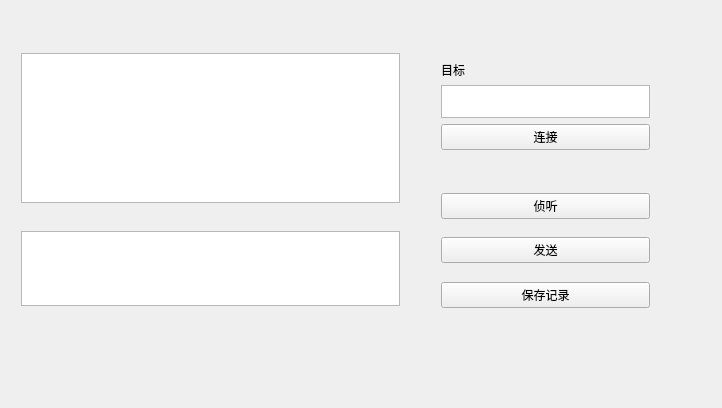
<?xml version="1.0" encoding="UTF-8"?>
<ui version="4.0">
 <class>Widget</class>
 <widget class="QWidget" name="Widget">
  <property name="geometry">
   <rect>
    <x>0</x>
    <y>0</y>
    <width>722</width>
    <height>408</height>
   </rect>
  </property>
  <property name="minimumSize">
   <size>
    <width>0</width>
    <height>0</height>
   </size>
  </property>
  <property name="maximumSize">
   <size>
    <width>16777215</width>
    <height>16777215</height>
   </size>
  </property>
  <property name="windowTitle">
   <string>Widget</string>
  </property>
  <widget class="QWidget" name="verticalLayoutWidget">
   <property name="geometry">
    <rect>
     <x>10</x>
     <y>20</y>
     <width>401</width>
     <height>321</height>
    </rect>
   </property>
   <layout class="QVBoxLayout" name="verticalLayout">
    <item>
     <widget class="QTextEdit" name="receive_message">
      <property name="maximumSize">
       <size>
        <width>400</width>
        <height>150</height>
       </size>
      </property>
     </widget>
    </item>
    <item>
     <widget class="QTextEdit" name="send_message">
      <property name="maximumSize">
       <size>
        <width>400</width>
        <height>75</height>
       </size>
      </property>
     </widget>
    </item>
   </layout>
  </widget>
  <widget class="QWidget" name="widget" native="true">
   <property name="geometry">
    <rect>
     <x>430</x>
     <y>170</y>
     <width>231</width>
     <height>161</height>
    </rect>
   </property>
   <layout class="QVBoxLayout" name="verticalLayout_2">
    <item>
     <spacer name="verticalSpacer_2">
      <property name="orientation">
       <enum>Qt::Vertical</enum>
      </property>
      <property name="sizeHint" stdset="0">
       <size>
        <width>20</width>
        <height>40</height>
       </size>
      </property>
     </spacer>
    </item>
    <item>
     <widget class="QPushButton" name="listen">
      <property name="text">
       <string>侦听</string>
      </property>
     </widget>
    </item>
    <item>
     <spacer name="verticalSpacer">
      <property name="orientation">
       <enum>Qt::Vertical</enum>
      </property>
      <property name="sizeHint" stdset="0">
       <size>
        <width>20</width>
        <height>40</height>
       </size>
      </property>
     </spacer>
    </item>
    <item>
     <widget class="QPushButton" name="send">
      <property name="text">
       <string>发送</string>
      </property>
     </widget>
    </item>
    <item>
     <spacer name="verticalSpacer_3">
      <property name="orientation">
       <enum>Qt::Vertical</enum>
      </property>
      <property name="sizeHint" stdset="0">
       <size>
        <width>20</width>
        <height>40</height>
       </size>
      </property>
     </spacer>
    </item>
    <item>
     <widget class="QPushButton" name="save">
      <property name="text">
       <string>保存记录</string>
      </property>
     </widget>
    </item>
    <item>
     <spacer name="verticalSpacer_4">
      <property name="orientation">
       <enum>Qt::Vertical</enum>
      </property>
      <property name="sizeHint" stdset="0">
       <size>
        <width>20</width>
        <height>40</height>
       </size>
      </property>
     </spacer>
    </item>
   </layout>
  </widget>
  <widget class="QWidget" name="widget_2" native="true">
   <property name="geometry">
    <rect>
     <x>430</x>
     <y>50</y>
     <width>231</width>
     <height>111</height>
    </rect>
   </property>
   <layout class="QVBoxLayout" name="verticalLayout_3">
    <item>
     <widget class="QLabel" name="label">
      <property name="text">
       <string>目标</string>
      </property>
     </widget>
    </item>
    <item>
     <widget class="QTextEdit" name="input_ip"/>
    </item>
    <item>
     <widget class="QPushButton" name="connect">
      <property name="text">
       <string>连接</string>
      </property>
     </widget>
    </item>
   </layout>
  </widget>
 </widget>
 <layoutdefault spacing="6" margin="11"/>
 <resources/>
 <connections/>
</ui>
